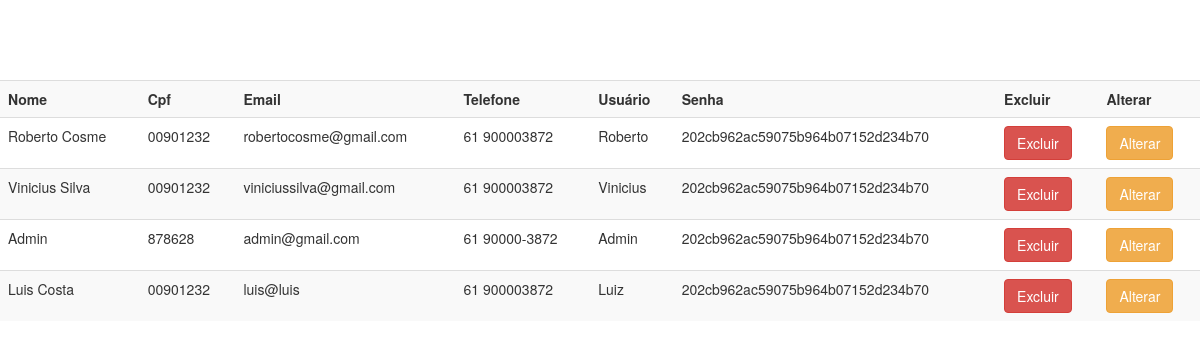
The page /view/listarAllAdministrador.php on the database its author committed.
### tables this page shows
CREATE TABLE `administrador` (
  `idAdministrador` int(11) NOT NULL,
  `nomeAdmin` varchar(45) NOT NULL,
  `cpfAdmin` varchar(45) NOT NULL,
  `emailAdmin` varchar(45) DEFAULT NULL,
  `telefoneAdmin` varchar(45) DEFAULT NULL,
  `usuario` varchar(15) NOT NULL,
  `senha` varchar(45) NOT NULL,
  `Perfil_idPerfil` int(11) NOT NULL
);

### dao/conexao/conexao.php (called while the page is built)
<?php
abstract class Conexao {
    private static $instance;
    public static function getInstance() {
        try {
            if (!isset(self::$instance)) {
                self::$instance = new PDO("mysql:host=localhost;dbname=db_syschlr;charset=UTF8", "root", "");
                self::$instance->setAttribute(PDO::ATTR_ERRMODE, PDO::ERRMODE_EXCEPTION);
            }
            return self::$instance;
        } catch (PDOException $exc) {
            echo "Erro ao conectar o banco de dados :" . $exc->getMessage();
        }
    }
}
?>

### dao/administradorDAO.php (called while the page is built, shortened)
<?php
require_once '../dao/conexao/conexao.php';
class AdministradorDAO {
    public $pdo = null;
    public function __construct() {
        $this->pdo = Conexao::getInstance();
    }
    public function getAllAdministrador() {
        try {
            $sql = "SELECT * FROM administrador";
            $stmt = $this->pdo->prepare($sql);
            $stmt->execute();
            $administradores = $stmt->fetchAll(PDO::FETCH_ASSOC);
            return $administradores;
        } catch (PDOException $exc) {
            echo $exc->getMessage();
        }
    }
}
?>

### view/listarAllAdministrador.php (the view, shortened to what this page needs)
<!DOCTYPE html>
<html>
    <head>
        <link rel="stylesheet" href="https://maxcdn.bootstrapcdn.com/bootstrap/3.3.7/css/bootstrap.min.css">
    </head>
    <body>
        <br><br><br><br>
            <?php
        require_once '../dao/administradorDAO.php';
        $administradorDAO = new AdministradorDAO();
        $administradores = $administradorDAO->getAllAdministrador();
        echo "<table class='table table-striped' align='center'>";
        echo "<tr>";
        echo "  <th>Nome</th>";
        echo "  <th>Cpf</th>";
        echo "  <th>Email</th>";
        echo "  <th>Telefone</th>";
         echo "  <th>Usuário</th>";
        echo "  <th>Senha</th>";
        echo "  <th>Excluir</th>";
        echo "  <th>Alterar</th>";
        echo "</tr>";
        foreach ($administradores as $a) {
            echo "<tr>";
            echo "  <td>{$a["nomeAdmin"]}</td>";
            echo "  <td>{$a["cpfAdmin"]}</td>";
            echo "  <td>{$a["emailAdmin"]}</td>";
            echo "  <td>{$a["telefoneAdmin"]}</td>";
            echo "  <td>{$a["usuario"]}</td>";
            echo "  <td>{$a["senha"]}</td>";
            echo "  <td><a class='btn btn-danger' href='../controller/excluirAdministradorByIdController.php?idAdministrador={$a["idAdministrador"]}'>Excluir</a></td>";
            echo "  <td><a class='btn btn-warning' href='formAltAAdmin.php?idAdministrador={$a["idAdministrador"]}'>Alterar</a></td>";
            echo "</tr>";
        }
        echo "</table>";
        ?>
    </body>
</html>

### rows shown on the page
administrador: nomeAdmin "Roberto Cosme", cpfAdmin "00901232", emailAdmin "robertocosme@gmail.com", telefoneAdmin "61 900003872", usuario "Roberto", senha "202cb962ac59075b964b07152d234b70"
administrador: nomeAdmin "Vinicius Silva", cpfAdmin "00901232", emailAdmin "viniciussilva@gmail.com", telefoneAdmin "61 900003872", usuario "Vinicius", senha "202cb962ac59075b964b07152d234b70"
administrador: nomeAdmin "Admin", cpfAdmin "878628", emailAdmin "admin@gmail.com", telefoneAdmin "61 90000-3872", usuario "Admin", senha "202cb962ac59075b964b07152d234b70"
administrador: nomeAdmin "Luis Costa", cpfAdmin "00901232", emailAdmin "luis@luis", telefoneAdmin "61 900003872", usuario "Luiz", senha "202cb962ac59075b964b07152d234b70"
